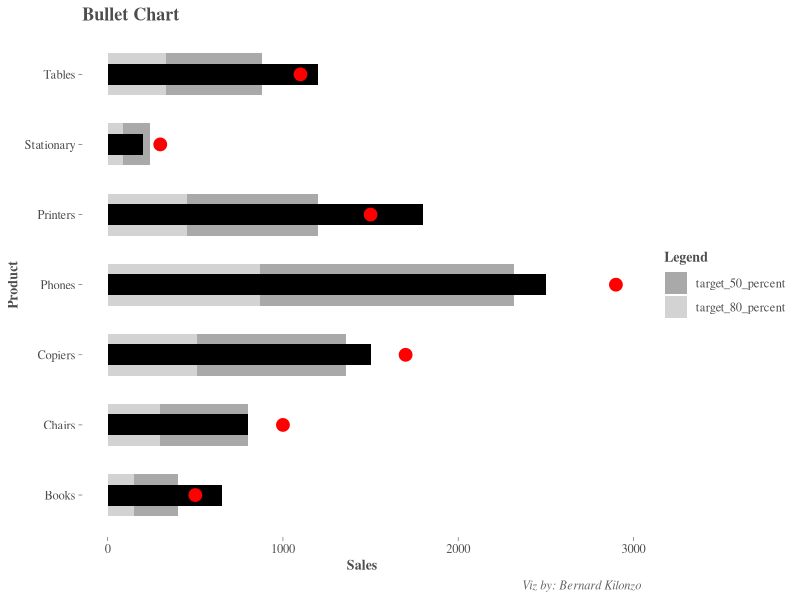

Generate this figure with R:
setwd("C:\\Users\\berna\\OneDrive\\Desktop\\Production\\dataviz\\code\\Bullet chart")

#load libraries
library(tidyverse)

#create sample data
data <- data.frame(
  product = c("Chairs","Tables","Stationary","Phones","Copiers","Books","Printers"),
  sales = c(800,1200,200,2500,1500,650,1800),
  target = c(1000,1100,300,2900,1700,500,1500),
  target_80_percent = c(300,330,90,870,510,150,450),
  target_50_percent = c(500,550,150,1450,850,250,750)
)

#shaping data
data_pivot<-data%>%pivot_longer(target_80_percent:target_50_percent, names_to = "targets", values_to = "value")

#creating bullet chart in ggplot2
ggplot(data_pivot, aes(x = product, y = value)) +
  geom_bar(aes(fill = targets), stat = "identity", width = 0.6) +
  geom_bar(data = data, aes(x = product, y = sales), stat = "identity", fill = "black", width = 0.3) +
  geom_point(data = data, aes(x = product, y = target),stat = "identity", color = "red", size = 4) +
  coord_flip() +
  scale_fill_manual(values = c( "target_80_percent" = "#d3d3d3", "target_50_percent" = "#a9a9a9")) +
  labs(title = "Bullet Chart", x = "Product", y = "Sales", fill = "Legend", caption = "Viz by: Bernard Kilonzo")+
  theme(panel.background = element_blank(),
        axis.title = element_text(family = "serif",face = "bold", size = 10, color = "gray30"),
        axis.text = element_text(family = "serif", size = 9, color = "gray30"),
        axis.ticks = element_line(linewidth = 0.2, color = "gray30"),
        legend.title = element_text(family = "serif", face = "bold", size = 10, color = "gray30"),
        legend.text = element_text(family = "serif", size = 9, color = "gray30"),
        plot.title = element_text(family = "serif",face = "bold", size = 13, color = "gray30"),
        plot.caption = element_text(family = "serif", face = "italic", size = 9, color = "gray40"))
